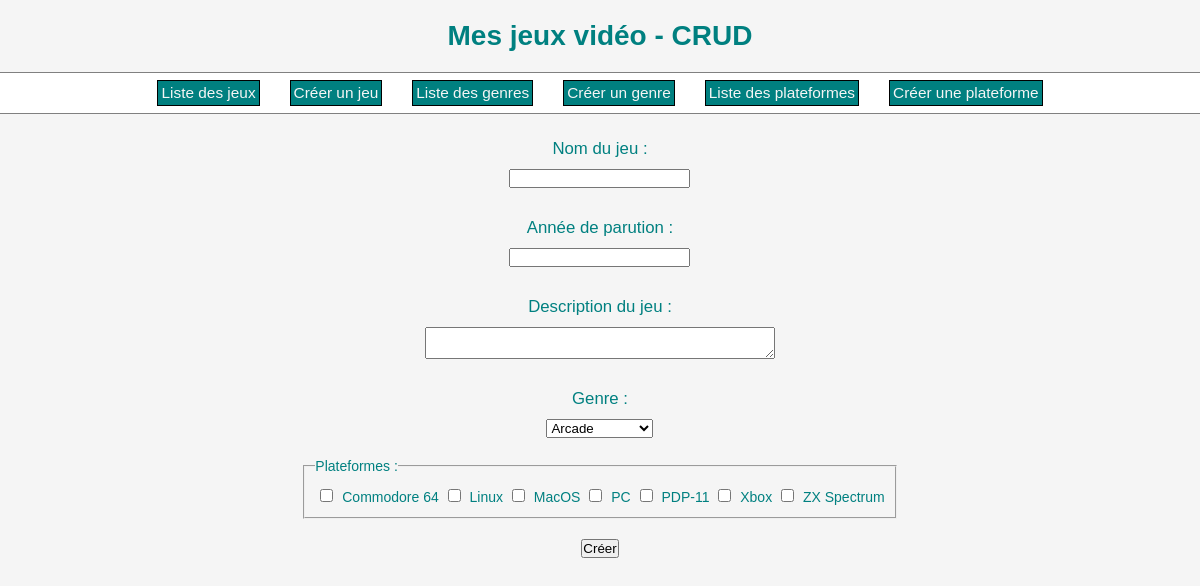
The page /creategame.php on the database its author committed.
### tables this page shows
CREATE TABLE `plateformes` (
  `plateformes_ID` tinyint(3) UNSIGNED NOT NULL,
  `plateformes_name` varchar(80) NOT NULL,
  `plateformes_description` text NOT NULL
);

### creategame.php (the view, shortened to what this page needs)
<!DOCTYPE html>
<html lang="fr">
<head>
	<link rel="stylesheet" href="style.css">
</head>
<body>
	<?php
		require_once("dbinit.php");
		require_once("menu.php");
		$requete1 = "SELECT * FROM genre ORDER BY genre_name ASC";
		$result1 = $pdo->query($requete1);
		$requete2 = "SELECT * FROM plateformes ORDER BY plateformes_name ASC";
		$result2 = $pdo->query($requete2);
	?>
	<form method="POST" action ="" class="create">
		<label for="gameName">Nom du jeu :</label>
		<input name="gameName">
		<label for="gameYear">Année de parution :</label>
		<input name="gameYear">
		<label for="gameDescription">Description du jeu :</label>
		<textarea name="gameDescription"></textarea>
		<label for="gameGenre">Genre :</label>
		<select name="gameGenre">
			<?php
				while($genre = $result1->fetch()) {
					echo "<option value=\"" . $genre["genre_ID"] . "\">" . $genre["genre_name"] . "</option>" . PHP_EOL;
				}
			?>
		</select>
		<fieldset>
			<legend>Plateformes :</legend>
			<?php
				while($plateforme = $result2->fetch()) {
					echo "<input type=\"checkbox\" name=\"platform" . $plateforme["plateformes_ID"] . "\" value=\"" . $plateforme["plateformes_ID"] . "\" /> " . $plateforme["plateformes_name"] . PHP_EOL;
				}
			?>
		</fieldset>
		<input type="submit" value="Créer">
	</form>
</body>
</html>

### style.css (style rules this page uses)
* { box-sizing: border-box; margin: 0; padding: 0; }
body { background-color: whitesmoke; font-family: Tahoma, sans-serif; font-size: 14px; color: teal; display: flex; flex-direction: column; align-items: center; }
.create { margin: 10px; display: flex; flex-direction: column; align-items: center; }
.create>label { margin: 15px 0px 5px; font-size: 1.2em; }
.create>input { margin: 5px 0px 15px; }
.create>select { margin: 5px 0px 15px; }
.create>textarea { margin: 5px 0px 15px; width: 350px; }
.create>fieldset { margin: 5px 0px 15px; padding: 10px; }
.create>fieldset>input { margin: 5px; }

### rows shown on the page
plateformes: plateformes_name "Commodore 64"
plateformes: plateformes_name "Linux"
plateformes: plateformes_name "MacOS"
plateformes: plateformes_name "PC"
plateformes: plateformes_name "PDP-11"
plateformes: plateformes_name "Xbox"
plateformes: plateformes_name "ZX Spectrum"

### other values the page prints
form field gameGenre "Arcade"
